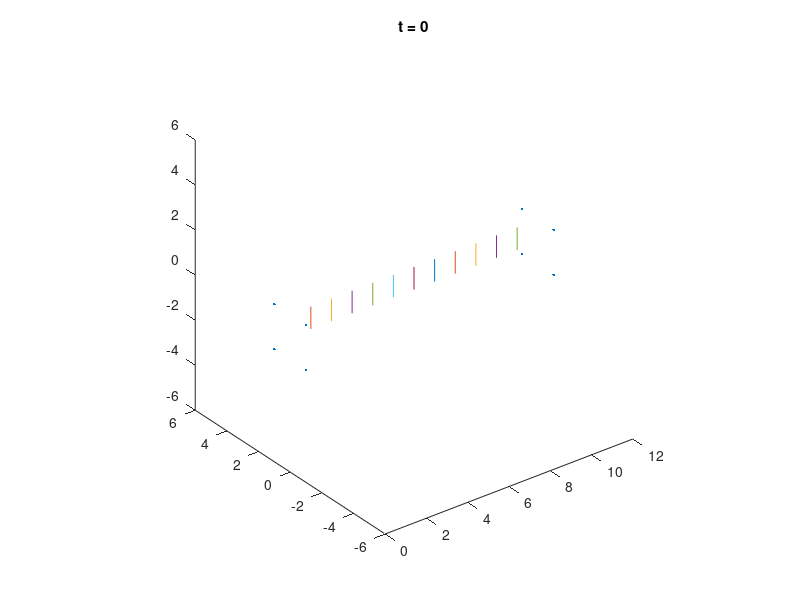

Reproduce this figure in MATLAB. (Note: this script raises an error after producing the figure.)

dt = 50e-9;

B0 = 0.010;

Bv = [0;0;B0];

gamma = 2*pi*42.58e6;

tp = 10e-6;
B1 = pi/2/gamma/tp

B1env = @(t) B1.*(t >= 0).*(t <= tp);

Ms = zeros(3,11);
Ms(3,:) = 1;

w_rf = gamma*B0;

Gz = 1e-3;
Gs = Gz*((1:size(Ms,2))-(size(Ms,2)+1)/2);

bh = plot3([0 0 0 0 1 1 1 1]*(size(Ms,2)+1), ...
           [-1 -1 1 1 -1 -1 1 1], ...
           [-1 1 -1 1 -1 1 -1 1], '.');
hold on
mh = plot3([(1:size(Ms,2)); (1:size(Ms,2))+Ms(1,:)], ...
           [zeros(1, size(Ms,2)); Ms(2,:)], ...
           [zeros(1, size(Ms,2)); Ms(3,:)]);
t = 0;
th = title(num2str(t, 't = %g'));
axis equal
hold off
drawnow

for tind = 1:1000;  
  Beff = [ones(1,size(Ms,2))*B1env(t); ...
          zeros(1,size(Ms,2)); ...
          Gs+(B0 - w_rf/gamma)];
  dalpha = gamma*sqrt(sum(Beff.^2))*dt;
  absBeff = sqrt(sum(Beff.^2));
  absBeff(absBeff==0) = 1;
  Ms = rotvec(Ms, Beff./([1;1;1]*absBeff), -dalpha);
  
  arrayfun(@(h, Mx, My, Mz, x) set(h, 'XData', [x Mx+x], ...
                                      'YData', [0 My], ...
                                      'ZData', [0 Mz]), ...
           mh', Ms(1,:), Ms(2,:), Ms(3,:), 1:size(Ms,2));
  set(th, 'String', num2str(t, 't = %g'));
  drawnow
  
  t = t + dt;
end

